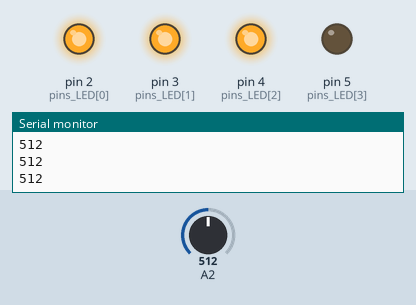
Simulated run of this sketch. Board: Arduino Uno, built with avr-gcc and run on an emulated ATmega328P. Parts: output pins drawn as LEDs (lit = HIGH), the last lines printed to the serial monitor. The test bench sets the inputs (shaded band); at power-on: A2 = 512.

Above: at 1.3 s.
1.4 s: A2 set to 497
At 1.8 s:
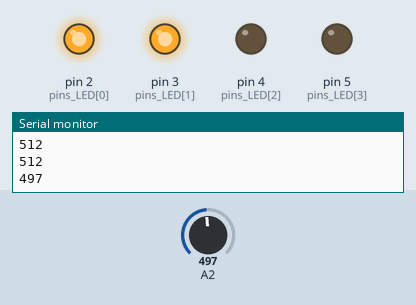
3.0 s: A2 set to 265
4.5 s: A2 set to 247
At 5.3 s:
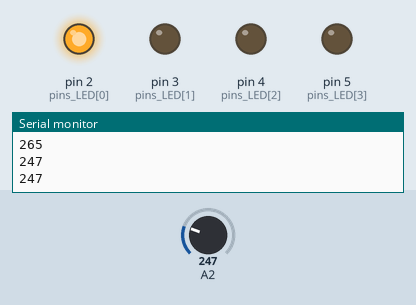
6.0 s: A2 set to 164
7.5 s: A2 set to 141
At 8.7 s:
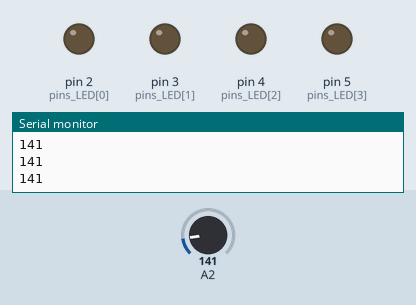
9.0 s: A2 set to 160
At 10.1 s:
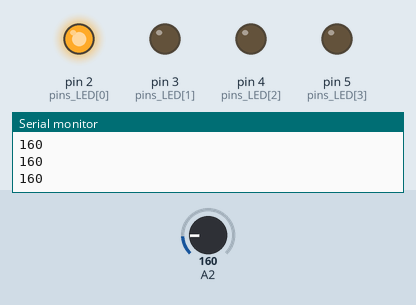
Timing chart, 0 to 11.5 s (numbered marks = the images above; inputs shaded):
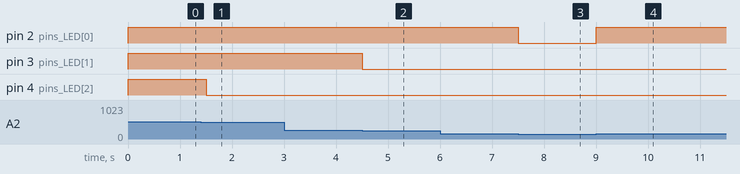

The sketch:

HW7_1.ino
```cpp
int pins_LED[] = {2, 3, 4, 5};

void setup() {
  Serial.begin(9600);
  for (int i = 0; i < 4; i++) {
    pinMode(pins_LED[i], OUTPUT);
  }
}

void loop() {
  int reading = analogRead(56); // Read photoresistor value
  Serial.println(reading);
  int count_led = (reading >> 8) + 1; // 10 bit value to 2 bit value
  for (int i = 0; i < 4; i++) {
    if (reading < 150) digitalWrite(pins_LED[i], LOW); // if reading is less than 150 turn off all LEDs
    else if (i < count_led) digitalWrite(pins_LED[i], HIGH);
    else digitalWrite(pins_LED[i], LOW);
  }
  delay(500);
}
```

Measured:
- the behaviour switches between 512 and 511 on A2 (found by bisection; images 0 and 1)
- the behaviour switches between 256 and 255 on A2 (found by bisection; images 1 and 2)
- the behaviour switches between 150 and 149 on A2 (found by bisection; images 2 and 3)
- after the input at 1.4 s, pin 4 (pins_LED[2]): HIGH → LOW after 0.10 s
- after the input at 4.5 s, pin 3 (pins_LED[1]): HIGH → LOW at once
- after the input at 7.5 s, pin 2 (pins_LED[0]): HIGH → LOW at once
- after the input at 9.0 s, pin 2 (pins_LED[0]): LOW → HIGH at once
